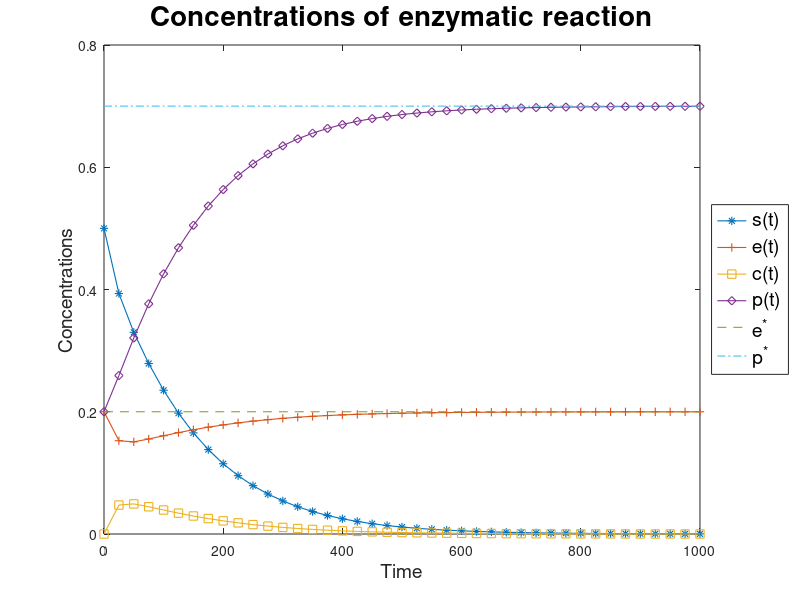
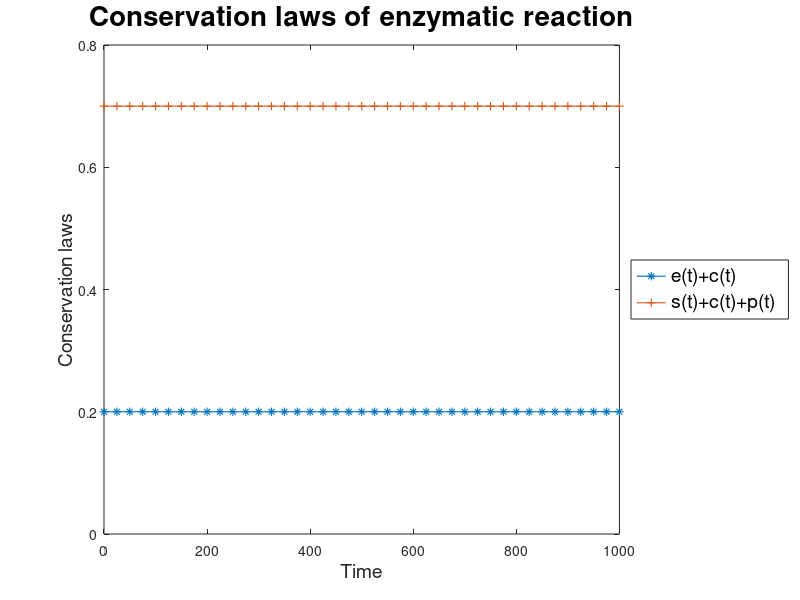
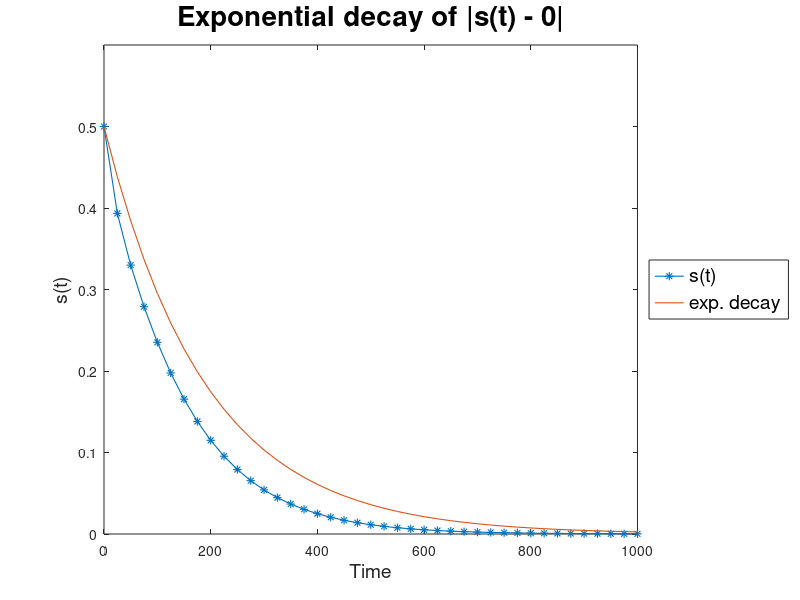
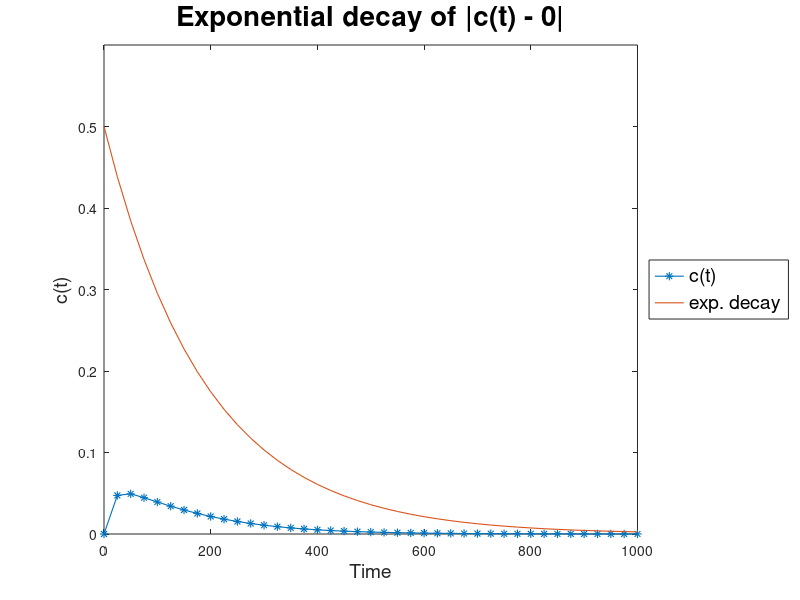

Source code (MATLAB) for these figures, in order:
% Step 1: Introduction of Problem Parameters and Initial Conditions

k_01 = 0.15;
k_02 = 0.10;
k_03 = 0.05;3

s_0  = 0.5;
e_0  = 0.2;
c_0  = 0.0;
p_0  = 0.2;

% Step 2: Initialization of Time Grid and Solution Components

T    = 1000;
h    = 25;
t    = (0:h:T)';

s    = zeros(length(t),1);
e    = zeros(length(t),1);
c    = zeros(length(t),1);
p    = zeros(length(t),1);

s(1) = s_0;
e(1) = e_0;
c(1) = c_0;
p(1) = p_0;

% Step 3: Explicit Reformulation of Implicit Eulerian Time-Stepping Method

for j = 1:1:(length(t)-1)
   h      = t(j+1) - t(j);
   D      = (1/(h*k_01)) + ((k_02+k_03)/(k_01)) + (e(1)+c(1)-s(j)-c(j)) + h*k_03*(e(1)+c(1));
   F      = -((1/(h*k_01)) + ((k_02+k_03)/(k_01)))*s(j) - (k_02/k_01)*c(j);
   s(j+1) = -F/((D/2) + sqrt((D/2)^2-F));
   c(j+1) = (c(j)+h*k_01*(e(1)+c(1))*s(j+1))/(1+h*k_01*s(j+1)+h*(k_02+k_03));
   e(j+1) = e(1)+c(1)-c(j+1);
   p(j+1) = s(1)+c(1)+p(1)-s(j+1)-c(j+1);
endfor

% Step 4: Calculation of largest eigenvalue of system matrix

lambda = -k_01*k_03*(e_0+c_0)/(k_01*(e_0+c_0)+k_01*(s_0+c_0+p_0)+(k_02+k_03));

% Step 5: Plotting of Solution Components and Conservation Laws

figure(1)
plot(t,s,'linewidth',0.8,'marker','*','linestyle','-')
hold on
plot(t,e,'linewidth',0.8,'marker','+','linestyle','-')
hold on
plot(t,c,'linewidth',0.8,'marker','square','linestyle','-')
hold on
plot(t,p,'linewidth',0.8,'marker','diamond','linestyle','-')
hold on
plot(t,(e_0+c_0)*ones(length(t),1),'linewidth',0.8,'linestyle','--')
hold on
plot(t,(s_0+c_0+p_0)*ones(length(t),1),'linewidth',0.8,'linestyle','-.')
title('Concentrations of enzymatic reaction','fontsize',20)
legend({'s(t)','e(t)','c(t)','p(t)','e^{*}','p^{*}'},'location','eastoutside','fontsize',14)
xlabel('Time','fontsize',14)
ylabel('Concentrations','fontsize',14)
xlim([0 1000])
ylim([0 0.8])
hold off

figure(2)
plot(t,e+c,'linewidth',0.8,'marker','*')
hold on
plot(t,s+c+p,'linewidth',0.8,'marker','+')
title('Conservation laws of enzymatic reaction','fontsize',20)
legend({'e(t)+c(t)','s(t)+c(t)+p(t)'},'location','eastoutside','fontsize',14)
xlabel('Time','fontsize',14)
ylabel('Conservation laws','fontsize',14)
xlim([0 1000])
ylim([0 0.8])
hold off

figure(3)
plot(t,s,'linewidth',0.8,'marker','*','linestyle','-')
hold on
plot(t,max([s_0 e_0 c_0 p_0]).*exp(-abs(lambda).*t),'linewidth',0.8,'linestyle','-')
title('Exponential decay of |s(t) - 0|','fontsize',20)
legend({'s(t)','exp. decay'},'location','eastoutside','fontsize',14)
xlabel('Time','fontsize',14)
ylabel('s(t)','fontsize',14)
xlim([0 1000])
ylim([0 0.6])
hold off

figure(4)
plot(t,c,'linewidth',0.8,'marker','*','linestyle','-')
hold on
plot(t,max([s_0 e_0 c_0 p_0]).*exp(-abs(lambda).*t),'linewidth',0.8,'linestyle','-')
title('Exponential decay of |c(t) - 0|','fontsize',20)
legend({'c(t)','exp. decay'},'location','eastoutside','fontsize',14)
xlabel('Time','fontsize',14)
ylabel('c(t)','fontsize',14)
xlim([0 1000])
ylim([0 0.6])
hold off

figure(5)
plot(t,abs(e-(e_0+c_0)*ones(length(e),1)),'linewidth',0.8,'marker','*','linestyle','-')
hold on
plot(t,max([s_0 e_0 c_0 p_0]).*exp(-abs(lambda).*t),'linewidth',0.8,'linestyle','-')
title('Exponential decay of |e(t) - e^{*}|','fontsize',20)
legend({'|e(t) - e^{*}|','exp. decay'},'location','eastoutside','fontsize',14)
xlabel('Time','fontsize',14)
ylabel('|e(t) - e^{*}|','fontsize',14)
xlim([0 1000])
ylim([0 0.6])
hold off

figure(6)
plot(t,abs(p-(s_0+c_0+p_0)*ones(length(e),1)),'linewidth',0.8,'marker','*','linestyle','-')
hold on
plot(t,max([s_0 e_0 c_0 p_0]).*exp(-abs(lambda).*t),'linewidth',0.8,'linestyle','-')
title('Exponential decay of |p(t) - p^{*}|','fontsize',20)
legend({'|p(t) - p^{*}|','exp. decay'},'location','eastoutside','fontsize',14)
xlabel('Time','fontsize',14)
ylabel('|p(t) - p^{*}|','fontsize',14)
xlim([0 1000])
ylim([0 0.6])
hold off
